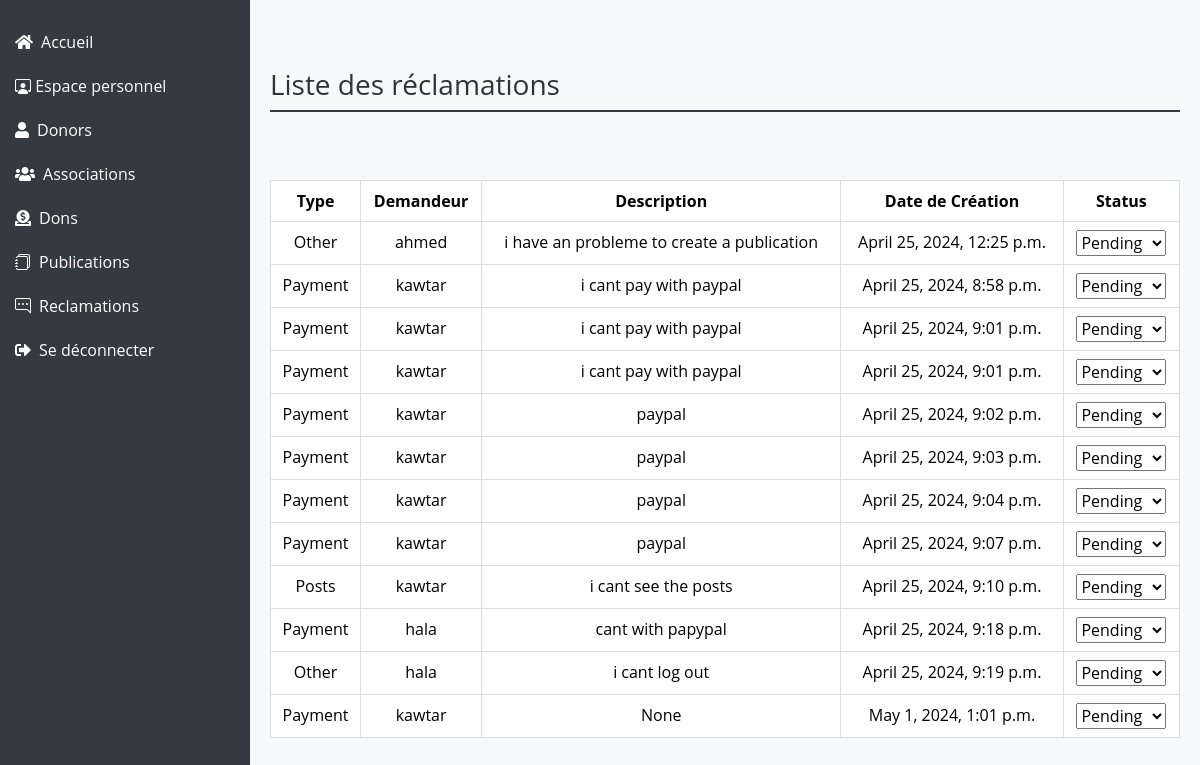
The page /reclamations/reclamations/ on the database as committed earlier.
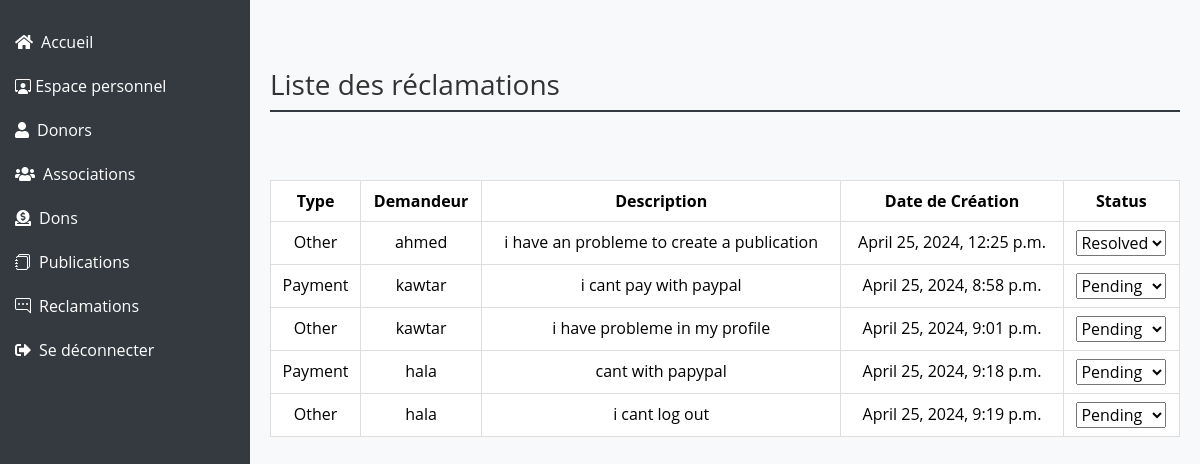
The same page on the database as committed later.
### reclamations/models.py (models this page shows)
class Reclamation(models.Model):
    RECLAMATION_TYPES = [
        ('Payment', 'Payment Issue'),
        ('Posts', 'Posts Issue'),
        ('Other', 'Other Issue')
    ]
    STATUS_CHOICES = [
        ('Pending', 'Pending'),
        ('Resolved', 'Resolved'),
        ('Refused', 'Refused'),
    ]
    user = models.ForeignKey(User, on_delete=models.CASCADE)
    recl_type = models.CharField(max_length=100, choices=RECLAMATION_TYPES,default="Other")
    description = models.TextField(max_length=100, default="Your default description here")
    status = models.CharField(max_length=100, default='Pending')  # Status as a regular field
    created_at = models.DateTimeField(default=timezone.now)
    objects = models.Manager()

### users/models.py (models this page shows)
class User(AbstractUser):
    is_association= models.BooleanField(default=True)
    is_donor = models.BooleanField(default=False)
    is_admin = models.BooleanField(default=False)
    groups = models.ManyToManyField(Group, related_name='user_groups')
    user_permissions = models.ManyToManyField(Permission, related_name='user_permissions')

### reclamations/views.py (the view)
# urls.py: path('reclamations/', include('reclamations.urls')),
def reclamations(request):
    reclamations = Reclamation.objects.all()
    return render(request, 'reclamations/reclamations.html', {'rc': reclamations})

### templates/reclamations/reclamations.html (shortened to what this page needs)
{% load static %}
<!DOCTYPE html>
<html lang="en">
<head>
    <link href="https://cdn.jsdelivr.net/npm/bootstrap@5.3.2/dist/css/bootstrap.min.css" rel="stylesheet">
    <link href="https://cdnjs.cloudflare.com/ajax/libs/font-awesome/5.15.4/css/all.min.css" rel="stylesheet">
    <link href="https://cdn.jsdelivr.net/npm/bootstrap-icons/font/bootstrap-icons.css" rel="stylesheet">
</head>
<body>
    <div class="sidebar">
        <ul class="nav flex-column">
            <li class="nav-item">
                <a class="nav-link text-white" href="/"><i class="fas fa-home me-2"></i>Accueil</a>
            </li>
            <li class="nav-item">
                <a class="nav-link text-white" href="{% url 'dashboardAdmin' %}"><i class="bi bi-person-workspace"></i></i> Espace personnel</a>
            </li>
            <li class="nav-item">
                <a class="nav-link text-white" href="{% url 'donors' %}"><i class="fas fa-user me-2"></i>Donors</a>
            </li>
            <li class="nav-item">
                <a class="nav-link text-white" href="{% url 'associations' %}"><i class="fas fa-users me-2"></i>Associations</a>
            </li>
            <li class="nav-item">
                <a class="nav-link text-white" href="{% url 'dons' %}"><i class="fas fa-donate me-2"></i>Dons</a>
            </li>
            <li class="nav-item">
                <a class="nav-link text-white" href="{% url 'publications' %}"><i class="bi bi-journals me-2"></i>Publications</a>
            </li>
            <li class="nav-item">
                <a class="nav-link text-white" href="{% url 'reclamations' %}"><i class="bi bi-chat-right-dots me-2"></i>Reclamations</a>
            </li>
            <li class="nav-item">
                <a class="nav-link text-white" href="{% url 'logout' %}"><i class="fas fa-sign-out-alt me-2"></i>Se déconnecter</a>
            </li>
        </ul>
    </div>
    {% block content %}
        <div class="main-content">
            <br>
            <br>
            <h1>Liste des réclamations</h1>
            <br>
            <div class="table-responsive mt-4">
                <table class="table table-bordered table-hover">
                    <thead class="thead-dark">
                        <tr>
                            <th style="text-align: center">Type </th>
                            <th style="text-align: center">Demandeur</th>
                            <th style="text-align: center">Description</th>
                            <th style="text-align: center">Date de Création</th>
                            <th style="text-align: center">Status</th>
                        </tr>
                    </thead>
                    <tbody>
                        {% for x in rc %}
                        <tr>
                            <td style="text-align: center">{{ x.recl_type }}</td>
                            <td style="text-align: center">{{ x.user.first_name }}</td>
                            <td style="text-align: center">{{ x.description }}</td>
                            <td style="text-align: center">{{ x.created_at }}</td>
                            <td style="text-align: center">
                                <form id="updateStatusForm_{{ x.id }}" method="post" action="{% url 'update_reclamation_status' x.id %}" style="display: inline;">
                                    <select name="status" onchange="submitForm({{ x.id }})">
                                        <option value="Pending" {% if x.status == "Pending" %} selected {% endif %}> Pending </option>
                                        <option value="Resolved" {% if x.status == "Resolved" %} selected {% endif %}> Resolved </option>
                                    </select>
                                </form>
                            </td>
                        {% endfor %}
                    </tbody>
                </table>
            </div>
        </div>
    {% endblock content %}
</body>
</html>

### templates/reclamations/reclamations.html (style rules this page uses)
body { font-family: 'Open Sans', sans-serif; background-color: #f8f9fa; color: #333; margin: 0; padding: 0; }
.sidebar { position: fixed; top: 0; left: 0; height: 100%; width: 250px; padding-top: 20px; background-color: #343a40; color: #fff; }
.sidebar a { padding: 10px 15px; text-decoration: none; font-size: 16px; color: #fff; display: block; }
.main-content { margin-left: 250px; padding: 20px; }
.table { width: 100%; border-collapse: collapse; }
.table th, .table td { padding: 8px; text-align: center; border: 1px solid #ddd; }
.thead-dark { background-color: #343a40; color: #fff; }
h1 { font-size: 28px; margin-bottom: 20px; padding-bottom: 8px; border-bottom: 2px solid #343a40; }

Rows that differ between the two databases and show on the page:
removed Reclamation: recl_type "Payment", user.first_name "kawtar", description "i cant pay with paypal", created_at "April 25, 2024, 9:01 p.m.", status "Pending"
removed Reclamation: recl_type "Payment", user.first_name "kawtar", description "paypal", created_at "April 25, 2024, 9:02 p.m.", status "Pending"
removed Reclamation: recl_type "Payment", user.first_name "kawtar", description "paypal", created_at "April 25, 2024, 9:03 p.m.", status "Pending"
removed Reclamation: recl_type "Payment", user.first_name "kawtar", description "paypal", created_at "April 25, 2024, 9:04 p.m.", status "Pending"
removed Reclamation: recl_type "Payment", user.first_name "kawtar", description "paypal", created_at "April 25, 2024, 9:07 p.m.", status "Pending"
removed Reclamation: recl_type "Posts", user.first_name "kawtar", description "i cant see the posts", created_at "April 25, 2024, 9:10 p.m.", status "Pending"
removed Reclamation: recl_type "Payment", user.first_name "kawtar", description "None", created_at "May 1, 2024, 1:01 p.m.", status "Pending"
changed Reclamation "i have an probleme to create a publication": status "Pending" → "Resolved"
changed Reclamation: recl_type "Payment" → "Other"; description "i cant pay with paypal" → "i have probleme in my profile"
